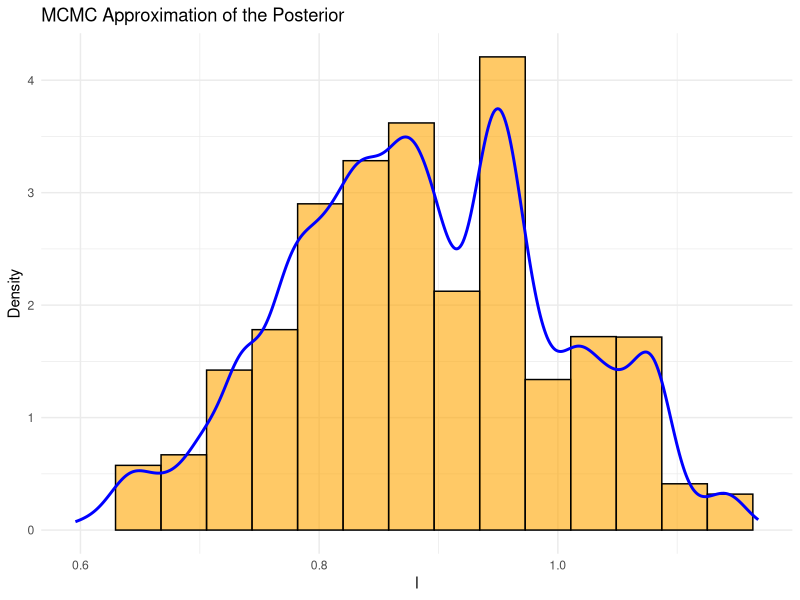
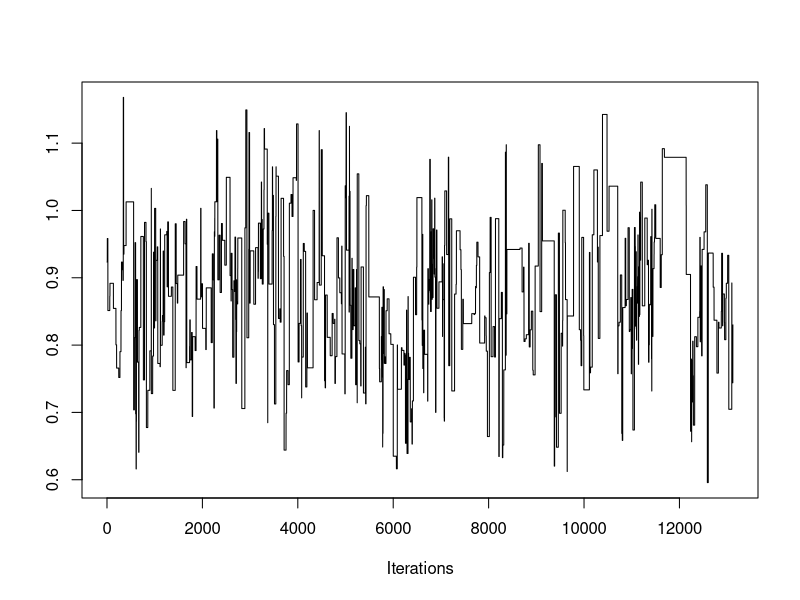
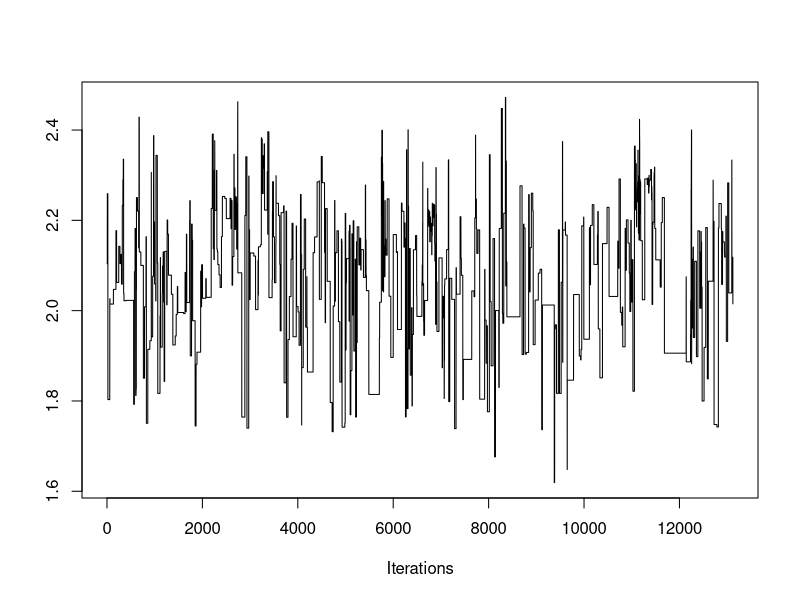
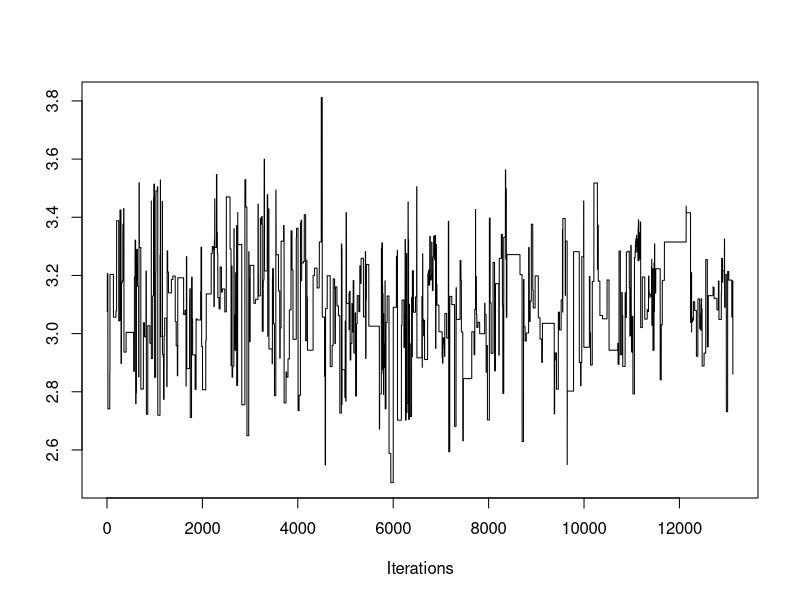
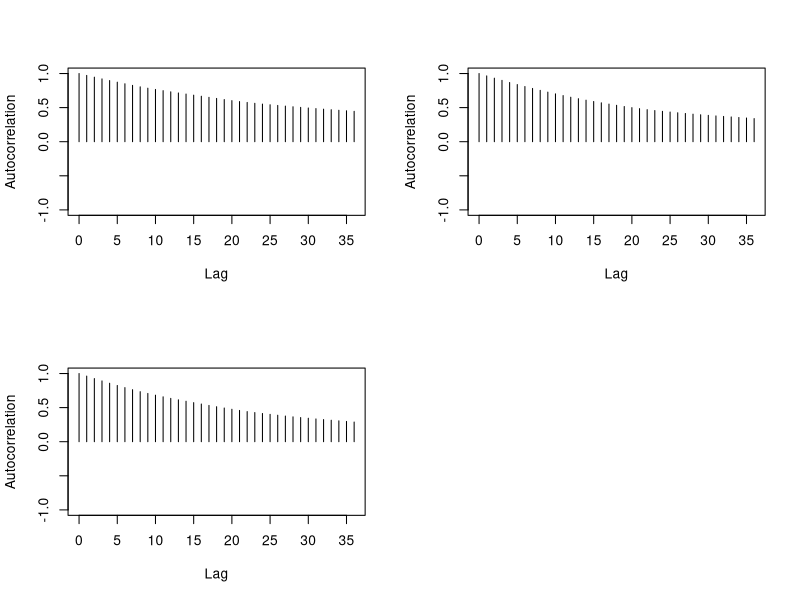

Write R code to recreate these figures, in order.
## ---- chunk 1
#To be set by user:
n = 2000 #number of observations (set it higher for consistency)
beta <- c(1, 2, 3)#, 4, 5, 6)  # True coefficients (bias, and predictors) px1

#Synthetic predictors
p = length(beta)-1 #number of predictors
M = p+1 #number of predictors plus intercept
library(MASS)
X <- cbind(1, matrix(mvrnorm(n, mu = rep(0, p), Sigma = 1*diag(p)), n, p))  # Design matrix with intercept (bias). nxp

#Response
z <- X %*% beta  # Linear predictor. %*% = matrix mult. nx1 dim
sig <- 1/(1+exp(-z)) #sigmoid (inv-logit) function, find probability in [0,1], predicted y
y = rbinom(n=n, size=1, prob=sig) #size=num trials=1 -> bernoulli response var
## ---- chunk 2
#Proposal distro
proposal <- function(mu, lambda, sigma) {
  # Draw a single sample from multivariate normal
  distro <- mvrnorm(1, mu = mu, Sigma = lambda*sigma)
  return(distro)
}

# Log-likelihood function for logistic regression
logistic_ll <- function(beta, X, y) {
  z <- X %*% beta
  p <- 1 / (1 + exp(-z))
  loglike <- sum(log(p[y==1]))+sum(log((1-p)[y==0]))
  return(loglike)
}

# Log-prior of parameter that comes from proposal distro
library(mvtnorm)
log_prior <- function(distro, mu, sigma) {
  # Compute the density at 'distro' under the MVN used in proposal()
  prob <- dmvnorm(distro, mean = mu, sigma = sigma)
  log_prob = log(prob)
  return(log_prob)
}

#Define log_prior_kde
log_prior_kde <- function(beta, C, den_funs) {
  prior_d = 0
  d = 1 #iterative
  while (d <= dim(C)[2]) {
    if ( min(C[,d]) < beta[d] && beta[d] < max(C[,d]) ){
      density_at_point = den_funs[[d]](beta[d])
      prior_d = prior_d + log(density_at_point) #Assume independence
    }
    else {
      prior_d = -10000
    }
    d = d+1
  }
  return(prior_d)
}
## ---- chunk 3
metropolis <- function(X, y, M, prior = TRUE, update = FALSE, KDE = FALSE, C = NA, den_funs = NA, N = 20000, a_target = 0.234, b1 = rep(0, M), batch = TRUE, batch_schedule = seq(50, N, by = 50)) {
  #0) Initial values
  if (batch == FALSE) {
    a_target = a_target/2.26 
  }
  n_accept <- 0 #number of acceptances
  b <- matrix(0, nrow = N, ncol = M)
  b[1,] <- b1 #rep(0, M)
  
  #Keep history of proposals
  P_list <- rep(NA, N - 1)
  P_list[1] <- logistic_ll(b[1,], X, y)
  
  #Adaptation parameters
  batch_index <- 1
  Tb <- 0 #start of batch
  mu <- rep(0, M)
  Sigma <- diag(M)
  lambda <- (2.38**2)/M
  gam <- 1
  
  for (i in 2:N) {
    #1) Propose new position beta[i-1] -> beta[i]' from proposal distro
    if (update == FALSE) {
      b_prop <- proposal(mu, lambda, Sigma)
    } else {
      b_prop <- C[i,]
    }
    
    #2) Compute transition probability
    if (prior == TRUE) {
      if (KDE == FALSE) {
        P_list[i] <- logistic_ll(b_prop, X, y) + log_prior(b_prop, rep(0, M), diag(M))  #P(beta*)
      } else {
        P_list[i] <- logistic_ll(b_prop, X, y) + log_prior_kde(b_prop, C, den_funs)
      }
    } else {
      P_list[i] <- logistic_ll(b_prop, X, y)
    }
    
    #3) Acceptance ratio
    R <- exp(P_list[i] - P_list[i-1])
    alpha <- min(R, 1)
    
    #4) Generate a random number u_i from [0,1]. Accept or reject proposal
    u <- runif(1)  # u_i
    if (u <= alpha) {
        b[i,] <- b_prop  # Accept y as next state
        n_accept = n_accept + 1
    } else {
        b[i,] <- b[i-1,]  # Stay at previous state of Markov chain
        P_list[i] = P_list[i-1]
    }
    
    #5) Adaptive step
    if (batch == TRUE) {
      if (batch_index <= length(batch_schedule) && i == batch_schedule[batch_index]) {
        #Batch update
        Tb1 = i #T_{b+1}
        b_batch = b[(Tb + 1):Tb1, , drop = FALSE]
        n_batch = nrow(b_batch)
        
        #Covar update
        cov_sum = matrix(0, M, M)
        for (j in 1:n_batch) {
          diff = matrix(b_batch[j,] - mu, ncol=1)
          cov_sum = cov_sum + (diff%*%t(diff) - Sigma)
        }
        Sigma <- Sigma + cov_sum/n_batch + 1e-5*diag(M)
        
        #Mean update
        mean_diff = colMeans(b_batch) - mu
        mu = mu + mean_diff
        
        #Parameter update
        Tb = Tb1
        batch_index = batch_index + 1
        lambda = exp( log(lambda) + (alpha-a_target)/n_batch )
      }
    } else { #Batch == FALSE
      gam = 1/i
      Sigma = Sigma + gam*( (b[i,]-mu)%*%t(b[i,]-mu) - Sigma )
      mu = mu + gam*( b[i,]-mu )
      lambda = exp( log(lambda) + gam*(alpha-a_target) )
    }
  }

  n <- as.integer(0.9 * N)
  C <- b[(N - n + 1):N,] #discard first 10% of samples
  
  cat("Acceptance rate:", n_accept/(N-1), "\n")
  return(C)
}
## ---- chunk 4
prior_proposal <- function(k, X, y, M, N = 20000, a_target = 0.234, b1 = rep(0, M)) {
  #Partition the data
  #Number of rows
  n <- nrow(X)
  
  # Get row group assignments
  part_indices <- cut(seq_len(n), breaks = k, labels = FALSE)
  
  # Split row indices instead of splitting X directly
  index_groups <- split(seq_len(n), part_indices)
  
  # Turn each group of indices into a matrix
  parts_X <- lapply(index_groups, function(idx) X[idx, , drop = FALSE])
  y <- matrix(y, ncol = 1)
  parts_y <- lapply(index_groups, function(idx) y[idx, , drop = FALSE])
  
  #Prior recursive implementation
  for (j in seq(1,k)) { 
    if (j == 1) {
      C = metropolis(parts_X[[j]], parts_y[[j]], M, prior = FALSE, update = FALSE, KDE = FALSE, C = NA, den_funs = NA, N = N, a_target = a_target, b1 = b1, batch = TRUE)
    
    } else {
      
      #Update number of samples
      N <- dim(C)[1] #number of samples
      
      #Create KDE functions and MAP (modes) vals
      den_funs <- list()
      modes <- list()
      d = 1 #iterative
      while (d <= dim(C)[2]) {
        kde <- density(C[,d])
        den_funs[[d]] <- approxfun(kde$x, kde$y) #approx fun
        modes[[d]] <- kde$x[which.max(kde$y)]
        d = d+1
      }
      modes = unlist(modes)
      
      C = metropolis(parts_X[[j]], parts_y[[j]], M, prior = FALSE, update = TRUE, KDE = FALSE, C = C, den_funs = NA, N = N, a_target = a_target, b1 = modes, batch = TRUE)
      
    }
  }
  return(C)
}
## ---- chunk 5
C = prior_proposal(4, X, y, M, 20000, 0)
## ---- chunk 6
c = C[,1]
# Plot of density function
library(ggplot2)
nbins <- ceiling( (2*n)**(1/3) ) #Terrell-Scott rule for min num bins
ggplot() +
  geom_histogram(aes(x = c, y = ..density..), bins = nbins, fill = "orange", color = "black", alpha = 0.6) +
  geom_density(aes(x = c), color = "blue", linewidth = 1) +
  labs(x = "l", y = "Density", title = "MCMC Approximation of the Posterior") +
  xlim(min(c), max(c)) +
  theme_minimal()
## ---- chunk 7
library(coda)
mcmc_obj <- as.mcmc(C)
traceplot(mcmc_obj)
## ---- chunk 8
autocorr.plot(mcmc_obj)
